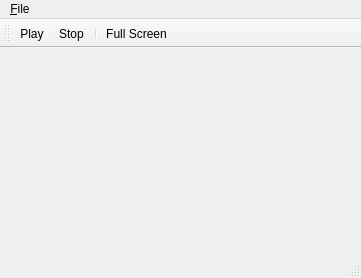
<ui version="4.0" >
 <class>MainWindow</class>
 <widget class="QMainWindow" name="MainWindow" >
  <property name="geometry" >
   <rect>
    <x>0</x>
    <y>0</y>
    <width>361</width>
    <height>278</height>
   </rect>
  </property>
  <property name="windowTitle" >
   <string>KMediaPlayer</string>
  </property>
  <property name="whatsThis" >
   <string>KMediaPlayer main window</string>
  </property>
  <widget class="QWidget" name="centralwidget" >
   <layout class="QVBoxLayout" >
    <property name="leftMargin" >
     <number>0</number>
    </property>
    <property name="topMargin" >
     <number>0</number>
    </property>
    <property name="rightMargin" >
     <number>0</number>
    </property>
    <property name="bottomMargin" >
     <number>0</number>
    </property>
    <item>
     <widget class="Phonon::VideoWidget" native="1" name="videoWidget" >
      <property name="whatsThis" >
       <string>If the selected media has video it is shown here.</string>
      </property>
     </widget>
    </item>
   </layout>
  </widget>
  <widget class="QStatusBar" name="statusbar" >
   <property name="whatsThis" >
    <string>Media status information</string>
   </property>
  </widget>
  <widget class="KMenuBar" name="menubar" >
   <property name="geometry" >
    <rect>
     <x>0</x>
     <y>0</y>
     <width>361</width>
     <height>29</height>
    </rect>
   </property>
   <widget class="QMenu" name="menu_File" >
    <property name="title" >
     <string>&amp;File</string>
    </property>
    <addaction name="openAction" />
    <addaction name="separator" />
    <addaction name="playAction" />
    <addaction name="stopAction" />
    <addaction name="separator" />
    <addaction name="fullscreenAction" />
    <addaction name="separator" />
    <addaction name="quitAction" />
   </widget>
   <addaction name="menu_File" />
  </widget>
  <widget class="KToolBar" name="playbackToolbar" >
   <property name="windowTitle" >
    <string>Playback Toolbar</string>
   </property>
   <attribute name="toolBarArea" >
    <enum>TopToolBarArea</enum>
   </attribute>
   <attribute name="toolBarBreak" >
    <bool>false</bool>
   </attribute>
   <addaction name="playAction" />
   <addaction name="stopAction" />
   <addaction name="separator" />
   <addaction name="fullscreenAction" />
  </widget>
  <action name="openAction" >
   <property name="text" >
    <string>&amp;Open</string>
   </property>
   <property name="whatsThis" >
    <string>Open file for playback</string>
   </property>
   <property name="shortcut" >
    <string>Ctrl+O</string>
   </property>
  </action>
  <action name="playAction" >
   <property name="checkable" >
    <bool>true</bool>
   </property>
   <property name="text" >
    <string>&amp;Play</string>
   </property>
   <property name="whatsThis" >
    <string>Start playback</string>
   </property>
   <property name="shortcut" >
    <string>Space</string>
   </property>
  </action>
  <action name="stopAction" >
   <property name="text" >
    <string>&amp;Stop</string>
   </property>
   <property name="whatsThis" >
    <string>Stop playback</string>
   </property>
  </action>
  <action name="quitAction" >
   <property name="text" >
    <string>&amp;Quit</string>
   </property>
   <property name="whatsThis" >
    <string>Quit KMediaPlayer</string>
   </property>
   <property name="shortcut" >
    <string>Ctrl+Q</string>
   </property>
  </action>
  <action name="fullscreenAction" >
   <property name="checkable" >
    <bool>true</bool>
   </property>
   <property name="text" >
    <string>&amp;Full Screen Mode</string>
   </property>
   <property name="iconText" >
    <string>Full Screen</string>
   </property>
   <property name="toolTip" >
    <string>Full Screen</string>
   </property>
   <property name="whatsThis" >
    <string>Switch to full screen mode</string>
   </property>
   <property name="shortcut" >
    <string>F</string>
   </property>
  </action>
  <action name="seekLeftAction" >
   <property name="enabled" >
    <bool>false</bool>
   </property>
   <property name="text" >
    <string>Seek Left</string>
   </property>
   <property name="shortcut" >
    <string>Left</string>
   </property>
   <property name="shortcutContext" >
    <enum>Qt::ApplicationShortcut</enum>
   </property>
   <property name="visible" >
    <bool>false</bool>
   </property>
  </action>
  <action name="seekRightAction" >
   <property name="enabled" >
    <bool>false</bool>
   </property>
   <property name="text" >
    <string>Seek Right</string>
   </property>
   <property name="shortcut" >
    <string>Right</string>
   </property>
   <property name="shortcutContext" >
    <enum>Qt::ApplicationShortcut</enum>
   </property>
   <property name="visible" >
    <bool>false</bool>
   </property>
  </action>
 </widget>
 <customwidgets>
  <customwidget>
   <class>KMenuBar</class>
   <extends>QMenuBar</extends>
   <header location="global" >kmenubar.h</header>
  </customwidget>
  <customwidget>
   <class>Phonon::VideoWidget</class>
   <extends>QWidget</extends>
   <header location="global" >phonon/videowidget.h</header>
   <container>1</container>
  </customwidget>
  <customwidget>
   <class>KToolBar</class>
   <extends>QToolBar</extends>
   <header location="global" >ktoolbar.h</header>
  </customwidget>
 </customwidgets>
 <resources/>
 <connections>
  <connection>
   <sender>quitAction</sender>
   <signal>triggered()</signal>
   <receiver>MainWindow</receiver>
   <slot>close()</slot>
   <hints>
    <hint type="sourcelabel" >
     <x>-1</x>
     <y>-1</y>
    </hint>
    <hint type="destinationlabel" >
     <x>399</x>
     <y>299</y>
    </hint>
   </hints>
  </connection>
 </connections>
</ui>
